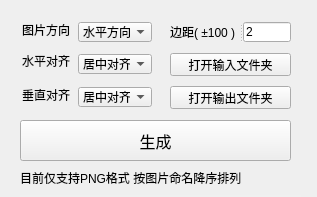
<?xml version="1.0" encoding="UTF-8"?>
<ui version="4.0">
 <class>Form</class>
 <widget class="QWidget" name="Form">
  <property name="geometry">
   <rect>
    <x>0</x>
    <y>0</y>
    <width>317</width>
    <height>197</height>
   </rect>
  </property>
  <property name="mouseTracking">
   <bool>false</bool>
  </property>
  <property name="contextMenuPolicy">
   <enum>Qt::DefaultContextMenu</enum>
  </property>
  <property name="windowTitle">
   <string>LayaBox - 多态图工具</string>
  </property>
  <widget class="QComboBox" name="arrangeBox">
   <property name="geometry">
    <rect>
     <x>78</x>
     <y>22</y>
     <width>74</width>
     <height>20</height>
    </rect>
   </property>
   <property name="currentIndex">
    <number>0</number>
   </property>
   <item>
    <property name="text">
     <string>水平方向</string>
    </property>
   </item>
   <item>
    <property name="text">
     <string>垂直方向</string>
    </property>
   </item>
  </widget>
  <widget class="QLabel" name="label">
   <property name="geometry">
    <rect>
     <x>22</x>
     <y>22</y>
     <width>48</width>
     <height>16</height>
    </rect>
   </property>
   <property name="text">
    <string>图片方向</string>
   </property>
  </widget>
  <widget class="QLabel" name="label_2">
   <property name="geometry">
    <rect>
     <x>22</x>
     <y>53</y>
     <width>48</width>
     <height>16</height>
    </rect>
   </property>
   <property name="text">
    <string>水平对齐</string>
   </property>
  </widget>
  <widget class="QLabel" name="label_3">
   <property name="geometry">
    <rect>
     <x>22</x>
     <y>87</y>
     <width>48</width>
     <height>16</height>
    </rect>
   </property>
   <property name="text">
    <string>垂直对齐</string>
   </property>
  </widget>
  <widget class="QComboBox" name="alignHBox">
   <property name="geometry">
    <rect>
     <x>78</x>
     <y>54</y>
     <width>74</width>
     <height>20</height>
    </rect>
   </property>
   <property name="currentIndex">
    <number>1</number>
   </property>
   <item>
    <property name="text">
     <string>靠左对齐</string>
    </property>
   </item>
   <item>
    <property name="text">
     <string>居中对齐</string>
    </property>
   </item>
   <item>
    <property name="text">
     <string>靠右对齐</string>
    </property>
   </item>
  </widget>
  <widget class="QComboBox" name="alignVBox">
   <property name="geometry">
    <rect>
     <x>78</x>
     <y>87</y>
     <width>74</width>
     <height>20</height>
    </rect>
   </property>
   <property name="currentIndex">
    <number>1</number>
   </property>
   <item>
    <property name="text">
     <string>顶部对齐</string>
    </property>
   </item>
   <item>
    <property name="text">
     <string>居中对齐</string>
    </property>
   </item>
   <item>
    <property name="text">
     <string>底部对齐</string>
    </property>
   </item>
  </widget>
  <widget class="QPushButton" name="generateBtn">
   <property name="geometry">
    <rect>
     <x>20</x>
     <y>120</y>
     <width>271</width>
     <height>41</height>
    </rect>
   </property>
   <property name="font">
    <font>
     <pointsize>12</pointsize>
    </font>
   </property>
   <property name="text">
    <string>生成</string>
   </property>
  </widget>
  <widget class="QPushButton" name="inputBtn">
   <property name="geometry">
    <rect>
     <x>170</x>
     <y>53</y>
     <width>121</width>
     <height>23</height>
    </rect>
   </property>
   <property name="text">
    <string>打开输入文件夹</string>
   </property>
  </widget>
  <widget class="QPushButton" name="outputBtn">
   <property name="geometry">
    <rect>
     <x>170</x>
     <y>86</y>
     <width>121</width>
     <height>23</height>
    </rect>
   </property>
   <property name="text">
    <string>打开输出文件夹</string>
   </property>
  </widget>
  <widget class="QSplitter" name="splitter">
   <property name="geometry">
    <rect>
     <x>170</x>
     <y>22</y>
     <width>121</width>
     <height>20</height>
    </rect>
   </property>
   <property name="orientation">
    <enum>Qt::Horizontal</enum>
   </property>
   <widget class="QLabel" name="label_4">
    <property name="text">
     <string>边距( ±100 ) </string>
    </property>
   </widget>
   <widget class="QLineEdit" name="paddingTxt">
    <property name="text">
     <string>2</string>
    </property>
   </widget>
  </widget>
  <widget class="QLabel" name="label_5">
   <property name="geometry">
    <rect>
     <x>20</x>
     <y>170</y>
     <width>261</width>
     <height>16</height>
    </rect>
   </property>
   <property name="text">
    <string>目前仅支持PNG格式 按图片命名降序排列</string>
   </property>
  </widget>
  <widget class="QLineEdit" name="lineEdit">
   <property name="geometry">
    <rect>
     <x>20</x>
     <y>195</y>
     <width>281</width>
     <height>20</height>
    </rect>
   </property>
   <property name="palette">
    <palette>
     <active>
      <colorrole role="Base">
       <brush brushstyle="SolidPattern">
        <color alpha="255">
         <red>240</red>
         <green>240</green>
         <blue>240</blue>
        </color>
       </brush>
      </colorrole>
     </active>
     <inactive>
      <colorrole role="Base">
       <brush brushstyle="SolidPattern">
        <color alpha="255">
         <red>240</red>
         <green>240</green>
         <blue>240</blue>
        </color>
       </brush>
      </colorrole>
     </inactive>
     <disabled>
      <colorrole role="Base">
       <brush brushstyle="SolidPattern">
        <color alpha="255">
         <red>240</red>
         <green>240</green>
         <blue>240</blue>
        </color>
       </brush>
      </colorrole>
     </disabled>
    </palette>
   </property>
   <property name="focusPolicy">
    <enum>Qt::NoFocus</enum>
   </property>
   <property name="contextMenuPolicy">
    <enum>Qt::DefaultContextMenu</enum>
   </property>
   <property name="autoFillBackground">
    <bool>false</bool>
   </property>
   <property name="text">
    <string>https://github.com/alpxe/laya-polymorhic-graph</string>
   </property>
   <property name="frame">
    <bool>false</bool>
   </property>
   <property name="dragEnabled">
    <bool>false</bool>
   </property>
   <property name="readOnly">
    <bool>true</bool>
   </property>
  </widget>
 </widget>
 <resources/>
 <connections/>
</ui>
